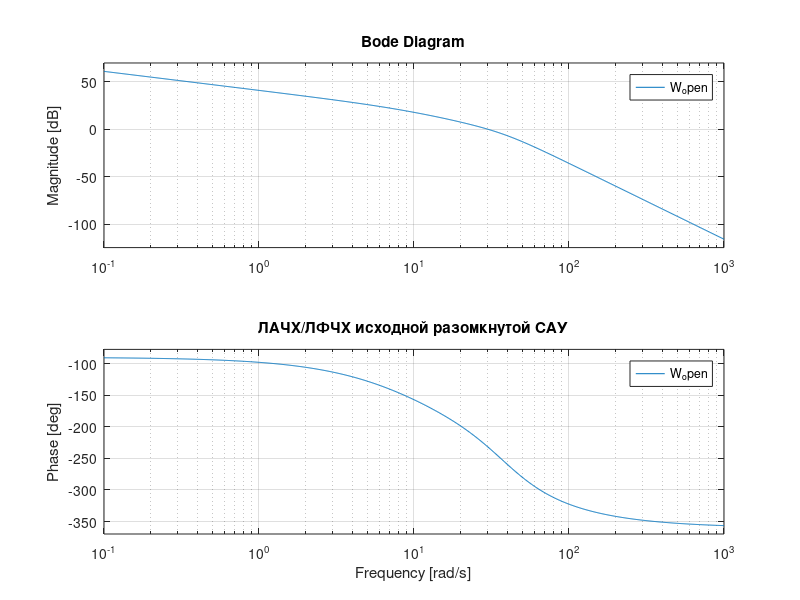

Here is the MATLAB script that generated this plot: (Note: this script raises an error after producing the figure.)
clear; 
clc; 
close all;

%% 1. Исследование исходной САУ
%  W(s) = 228 / 0.00014*s^4 + 0.0088*s^3 + 0.28*s^2 + s
%  Tпп = 0.7 с, M = 1.3, sigma = 10 %
num = 228;
den = [0.00014  0.0088  0.28  2  0];
W_open = tf(num, den);
W_closed = feedback(W_open, 1);

% Проверка устойчивости по Гурвицу
char_eq = den + [0 0 0 0 num];
a4 = char_eq(5); 
a3 = char_eq(4); 
a2 = char_eq(3); 
a1 = char_eq(2); 
a0 = char_eq(1);

D1 = a3;
D2 = a3*a2 - a4*a1;
D3 = a3*a2*a1 - a3^2*a0 - a4*a1^2;
D4 = a0 * D3;

fprintf('Определители Гурвица: D1=%.2f  D2=%.2f  D3=%.2f  D4=%.2f\n', D1, D2, D3, D4);

% Исходные запасы устойчивости
[Am, Pm, Wcg, Wcp] = margin(W_open);

figure('Name','Исходная САУ');
subplot(2,1,1);
step(W_closed); 
title('Переходная функция исходной САУ');
grid on;
subplot(2,1,2);
bode(W_open); grid on; title('ЛАЧХ/ЛФЧХ исходной разомкнутой САУ');

%% 2. Расчёт параметров желаемой ЛАЧХ
M_req = 1.3;
Tpp_req = 0.7;
sigma_req = 20;

% Требуемый запас по фазе из M
gamma_req = asind(1/M_req);

% Эмпирическим путём воздействуем на wc и убеждаемся, 
% что результат попадает в заданные требования
wc = 10;

% Исходная фаза на частоте wc
[mag_i, ph_i] = bode(W_open, wc);
mag_i = squeeze(mag_i); 
ph_i = squeeze(ph_i);
gamma_base = 180 + ph_i;

%% 3. Рассчёт ПКУ
% W_ku(s) = K * (T1*s + 1) / (T2*s + 1)

% Требуемое добавочное фазовое опережение
delta_phi = gamma_req - gamma_base;
alpha = (1 + sind(delta_phi)) / (1 - sind(delta_phi));

% w_m = 1/sqrt(T1*T2) = wc   =>   T1*T2 = 1/wc^2,  T1 = alpha*T2
T2 = 1 / (wc * sqrt(alpha));
T1 = alpha * T2;

% Определяем K из условия L_желаемое(w) = 0
L_wc = 20*log10(mag_i);
% Амплитудный вклад звена (T1 s+1)/(T2 s+1) на wc
L_zv_wc = 20*log10(sqrt(1+(T1*wc)^2) / sqrt(1+(T2*wc)^2));
L_K = 0 - L_wc - L_zv_wc;
K = 10^(L_K/20);

% Передаточная функция КУ
W_ku = K * tf([T1 1], [T2 1]);

%% 4. Скорректированная САУ
W_final = W_ku * W_open;
W_closed_final = feedback(W_final, 1);

% Запасы устойчивости скорректированной системы
[Am2, Pm2, Wcg2, Wcp2] = margin(W_final);

M_fact = 1 / sind(Pm2);
fprintf('Фактическое M = 1/sin(Pm) = %.2f (требуется <= %.2f)\n', M_fact, M_req);

%% 5. Показатели качества переходного процесса
info = stepinfo(W_closed_final);
Tpp_fact = info.SettlingTime;
sigma_fact = info.Overshoot;

% Локальная функция для форматирования булевых значений
yesNo = @(b) subsref({'НЕТ','ДА'}, struct('type','{}','subs',{{b+1}}));

fprintf('Соответствие: Tпп %.3f <= %.1f ? %s    sigma %.1f <= %.0f ? %s\n', ...
    Tpp_fact, Tpp_req, yesNo(Tpp_fact<=Tpp_req), sigma_fact, sigma_req, yesNo(sigma_fact<=sigma_req));

%% 6. ЛАЧХ/ЛФЧХ исходной и скорректированной САУ
figure('Name','ЛАЧХ/ЛФЧХ систем');
subplot(2,1,1);
bode(W_open, W_ku, W_final); grid on;
legend('Исходная W','ПКУ W_{ku}','Скорректированная W_{скор}','Location','best');
title('ЛАЧХ (Боде) — исходная, ПКУ, скорректированная');
subplot(2,1,2);
bode(W_open, W_ku, W_final); grid on;
title('ЛФЧХ');

% Переходные характеристики до и после
figure('Name','Переходные характеристики');
step(W_closed, W_closed_final); grid on;
legend('Исходная САУ','Скорректированная САУ','Location','best');
title('Переходные характеристики замкнутых САУ');
